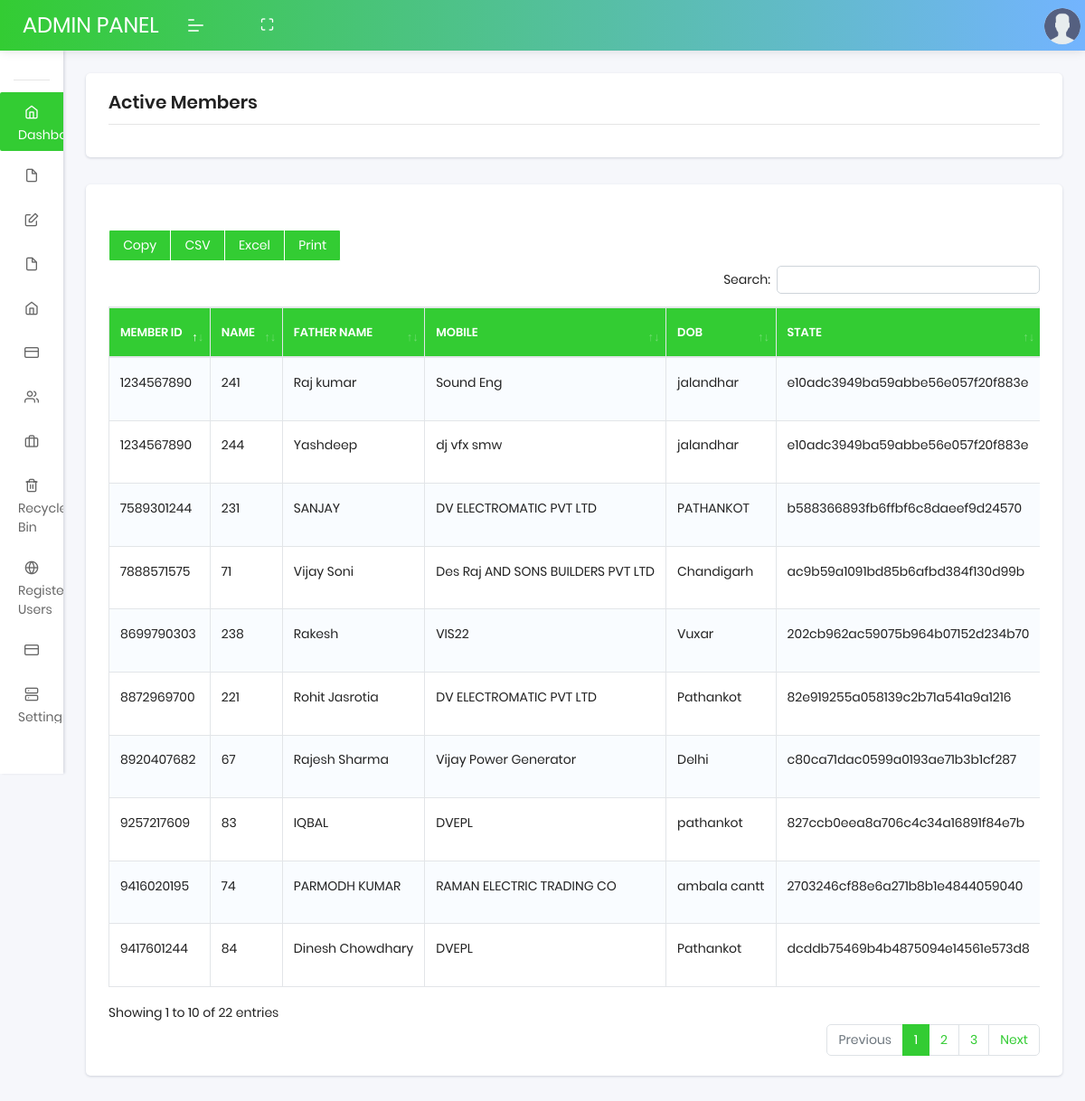
The page /login/active_member.php (signed in) on the database its author committed.
### tables this page shows
CREATE TABLE `members` (
  `member_id` int(11) NOT NULL,
  `name` varchar(100) NOT NULL,
  `firm_name` varchar(100) NOT NULL,
  `mobile` varchar(100) NOT NULL,
  `email_id` varchar(100) NOT NULL,
  `city_state` varchar(100) NOT NULL,
  `password` varchar(100) NOT NULL,
  `created_date` varchar(100) NOT NULL,
  `status` varchar(100) NOT NULL DEFAULT '0',
  `activation_token` varchar(100) NOT NULL,
  `expiry_time` varchar(100) NOT NULL,
  `max_request` varchar(100) NOT NULL,
  `pending_request` varchar(11) DEFAULT `max_request`
);

### login/active_member.php (the view, shortened to what this page needs)
<?php
include("db/config.php");
$query="SELECT * FROM members where status=1";
$result= mysqli_query($db,$query);
    ?>
<!DOCTYPE html>
<html lang="en">
<head>
<link rel="stylesheet" href="assets/css/plugins/dataTables.bootstrap4.min.css">
<link rel="stylesheet" href="assets/css/style.css">
</head>
<body class="">
    <?php include 'navbar.php'; ?>
<header class="navbar pcoded-header navbar-expand-lg navbar-light headerpos-fixed header-blue">
<div class="m-header">
<a class="mobile-menu" id="mobile-collapse" href="#!"><span></span></a>
<a href="#!" class="b-brand" style="font-size:24px;">
ADMIN PANEL
</a>
</div>
<div class="collapse navbar-collapse">
<ul class="navbar-nav mr-auto">
<li class="nav-item">
<a href="#!" class="full-screen" onClick="javascript:toggleFullScreen()"><i class="feather icon-maximize"></i></a>
</li>
</ul>
</div>
<div class="dropdown drp-user">
<a href="#!" class="dropdown-toggle" data-toggle="dropdown">
<img src="assets/images/user.png" class="img-radius wid-40" alt="User-Profile-Image">
</a>
</div>
</header>
<section class="pcoded-main-container">
<div class="pcoded-content">
<div class="page-header">
<div class="page-block">
<div class="row align-items-center">
<div class="col-md-12">
<div class="page-header-title">
<h5 class="m-b-10">Active Members
</h5>
</div>
</div>
</div>
</div>
</div>
<div class="row">
<div class="col-sm-12">
<div class="card">
<div class="card-header table-card-header">
</div>
<div class="card-body">
<div class="dt-responsive table-responsive">
<?php
echo '<table id="basic-btn" class="table table-striped table-bordered nowrap">';
echo "<thead>";
echo "<tr>";
echo "<th>Member Id</th>";
echo "<th>Name</th>";
echo "<th>Father Name</th>";
echo "<th>Mobile</th>";
echo "<th>DOB</th>";
echo "<th>State</th>";
echo "</tr>";
echo "</thead>";
?>
<?php
  echo "<tbody>";
while ($row = mysqli_fetch_row($result))
  {
echo "<tr>";
 echo "<td>" . $row['3'] . "</td>";
 echo "<td>" . $row['0'] . "</td>";
echo "<td>" . $row['1'] . "</td>";
echo "<td>" . $row['2'] . "</td>";
echo "<td>" . $row['5'] . "</td>";
echo "<td>" . $row['6'] . "</td>";
echo "</tr>";
  }
  echo "</table>";
?>
</div>
</div>
</div>
</div>
</div>
</div>
</section>
</body>
</html>

### rows shown on the page
members: mobile "8920407682", member_id "67", name "Rajesh Sharma", firm_name "Vijay Power Generator", city_state "Delhi", password "c80ca71dac0599a0193ae71b3b1cf287"
members: mobile "7888571575", member_id "71", name "Vijay Soni", firm_name "Des Raj AND SONS BUILDERS PVT LTD", city_state "Chandigarh", password "ac9b59a1091bd85b6afbd384f130d99b"
members: mobile "9416020195", member_id "74", name "PARMODH KUMAR", firm_name "RAMAN ELECTRIC TRADING CO", city_state "ambala cantt", password "2703246cf88e6a271b8b1e4844059040"
members: mobile "9257217609", member_id "83", name "IQBAL", firm_name "DVEPL", city_state "pathankot", password "827ccb0eea8a706c4c34a16891f84e7b"
members: mobile "9417601244", member_id "84", name "Dinesh Chowdhary", firm_name "DVEPL", city_state "Pathankot", password "dcddb75469b4b4875094e14561e573d8"
members: mobile "8872969700", member_id "221", name "Rohit Jasrotia", firm_name "DV ELECTROMATIC PVT LTD", city_state "Pathankot", password "82e919255a058139c2b71a541a9a1216"
members: mobile "7589301244", member_id "231", name "SANJAY", firm_name "DV ELECTROMATIC PVT LTD", city_state "PATHANKOT", password "b588366893fb6ffbf6c8daeef9d24570"
members: mobile "8699790303", member_id "238", name "Rakesh", firm_name "VIS22", city_state "Vuxar", password "202cb962ac59075b964b07152d234b70"
members: mobile "1234567890", member_id "241", name "Raj kumar", firm_name "Sound Eng", city_state "jalandhar", password "e10adc3949ba59abbe56e057f20f883e"
members: mobile "1234567890", member_id "244", name "Yashdeep", firm_name "dj vfx smw", city_state "jalandhar", password "e10adc3949ba59abbe56e057f20f883e"
